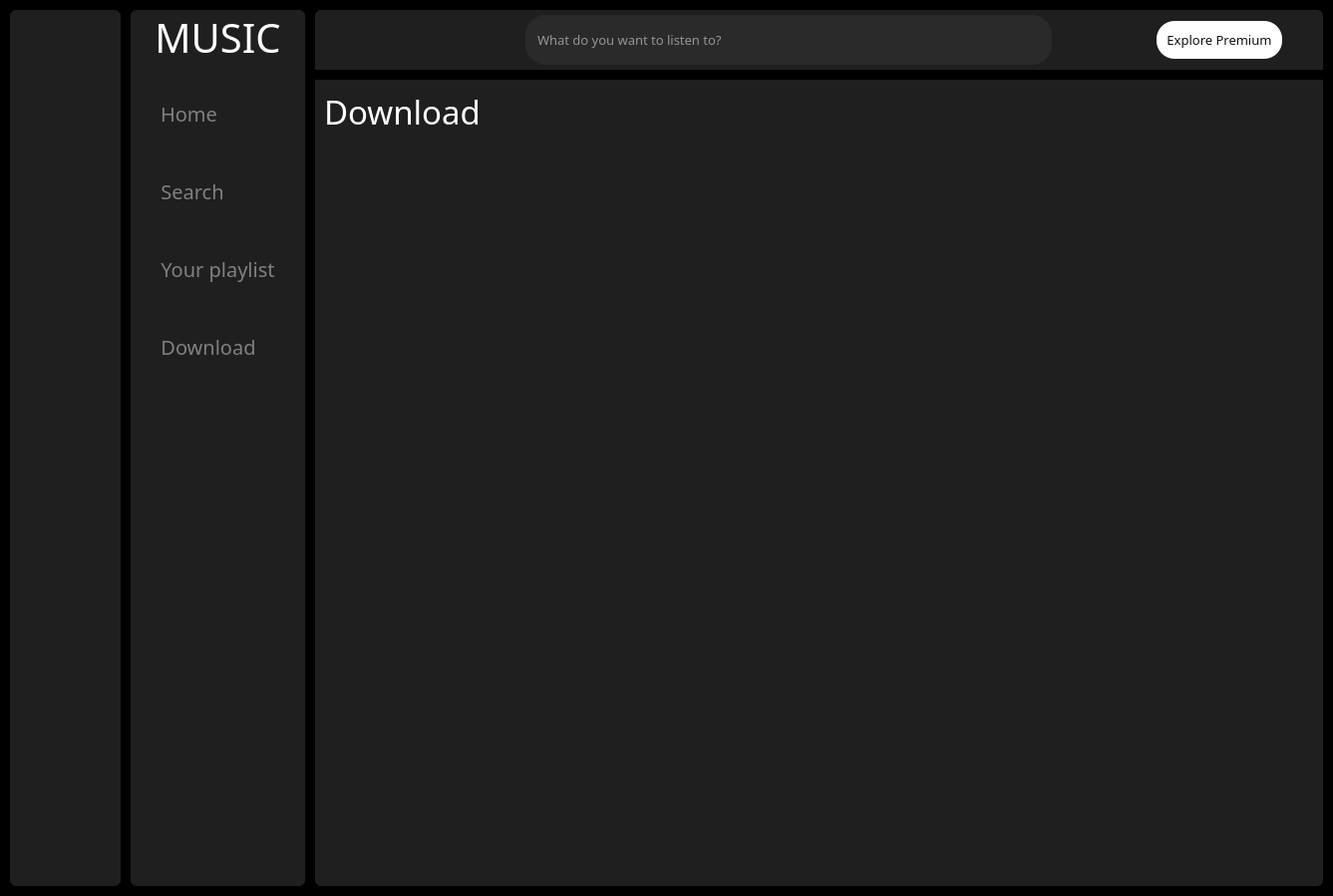
<?xml version="1.0" encoding="UTF-8"?>
<ui version="4.0">
 <class>MainWindow</class>
 <widget class="QMainWindow" name="MainWindow">
  <property name="geometry">
   <rect>
    <x>0</x>
    <y>0</y>
    <width>1337</width>
    <height>899</height>
   </rect>
  </property>
  <property name="font">
   <font>
    <family>Arial Rounded MT Bold</family>
    <pointsize>10</pointsize>
   </font>
  </property>
  <property name="windowTitle">
   <string>MainWindow</string>
  </property>
  <widget class="QWidget" name="centralwidget">
   <property name="font">
    <font>
     <family>MS Shell Dlg 2</family>
     <pointsize>14</pointsize>
    </font>
   </property>
   <property name="styleSheet">
    <string notr="true">*{
border:none;
padding: 0px;
margin:0px;
color:#fff
}

#centralwidget{
background-color: black;
}

#icon_only_widget, #full_menu_widget, #main_widget{
background-color:#1f1f1f;
border-radius:6px
}

#icon_only_widget QPushButton {
border:none;
padding:10px 30px;
border-radius:10px
}

#icon_only_widget QPushButton:hover {
border-radius:0px;
background-color: rgba(236, 236, 236, 0.1);
}

#full_menu_widget QPushButton {
border:none;
padding:10px 30px;
border-radius:10px;
color: gray
}

#full_menu_widget QPushButton:hover {
border-radius:0px;
background-color: rgba(236, 236, 236, 0.1);
}

#full_menu_widget QPushButton:checked {
color:white;
}

#search_input{
border:none;
padding: 15px 10px;
border-radius: 20px;
background-color: #2A2A2A;
color:white;
}

#search_input:hover {
border: 1px solid gray
}

#search_input:focus {
border: 2px solid white
}

#explore_prem{
background-color:white;
border-radius: 18px;
padding:10px;
color:#121212;
}

#explore_prem:hover{
background-color:#121212;
color:white
}

#add_music_btn {
border: 1px solid white;
border_radius: 6px;
padding:10px 8px
}

#add_music_btn:hover {
background-color:white;
color:black
}

#create_playlist_btn {
background-color:white;
padding: 10px 20px;
border-radius: 20px;
color:#121212;
}

#free_song_list, #premium_song_list, #search_list{
background-color: #1f1f1f;
selection-background-color: rgba(255,255,255,100);;
selection-color: rgb(66, 66, 66);
}

#widget QPushButton{
border-radius: 6px;
margin: 0 10px
}

#widget QPushButton:hover{
background-color: rgba(255,255,255,100)
}

#widget QPushButton:checked{
background-color: rgba(255,255,255,100);
}

#stacked_widget {
border-top:10px solid black;
}

.QListWidget{
padding:10px;
font: 10pt &quot;Arial Rounded MT Bold&quot;;
}

.QListWidget:Item {
padding:5px;
margin:10px 
}</string>
   </property>
   <layout class="QGridLayout" name="gridLayout">
    <property name="leftMargin">
     <number>10</number>
    </property>
    <property name="topMargin">
     <number>10</number>
    </property>
    <property name="rightMargin">
     <number>10</number>
    </property>
    <property name="bottomMargin">
     <number>10</number>
    </property>
    <property name="spacing">
     <number>10</number>
    </property>
    <item row="0" column="0">
     <widget class="QWidget" name="icon_only_widget" native="true">
      <layout class="QVBoxLayout" name="verticalLayout_3">
       <property name="spacing">
        <number>0</number>
       </property>
       <property name="leftMargin">
        <number>0</number>
       </property>
       <property name="topMargin">
        <number>0</number>
       </property>
       <property name="rightMargin">
        <number>0</number>
       </property>
       <property name="bottomMargin">
        <number>0</number>
       </property>
       <item>
        <layout class="QHBoxLayout" name="logo_layout">
         <property name="spacing">
          <number>0</number>
         </property>
         <property name="bottomMargin">
          <number>0</number>
         </property>
         <item alignment="Qt::AlignVCenter">
          <widget class="QLabel" name="label">
           <property name="minimumSize">
            <size>
             <width>0</width>
             <height>0</height>
            </size>
           </property>
           <property name="maximumSize">
            <size>
             <width>60</width>
             <height>60</height>
            </size>
           </property>
           <property name="font">
            <font>
             <family>Arial Rounded MT Bold</family>
             <pointsize>5</pointsize>
            </font>
           </property>
           <property name="text">
            <string/>
           </property>
           <property name="pixmap">
            <pixmap>resources3.qrc/icons8-music-50.png</pixmap>
           </property>
           <property name="scaledContents">
            <bool>true</bool>
           </property>
           <property name="alignment">
            <set>Qt::AlignCenter</set>
           </property>
           <property name="margin">
            <number>10</number>
           </property>
          </widget>
         </item>
        </layout>
       </item>
       <item>
        <layout class="QVBoxLayout" name="verticalLayout">
         <property name="spacing">
          <number>30</number>
         </property>
         <property name="leftMargin">
          <number>0</number>
         </property>
         <property name="topMargin">
          <number>20</number>
         </property>
         <property name="rightMargin">
          <number>0</number>
         </property>
         <property name="bottomMargin">
          <number>0</number>
         </property>
         <item>
          <widget class="QPushButton" name="home_btn">
           <property name="text">
            <string/>
           </property>
           <property name="icon">
            <iconset>
             <normaloff>resources3.qrc/House.svg</normaloff>resources3.qrc/House.svg</iconset>
           </property>
           <property name="iconSize">
            <size>
             <width>40</width>
             <height>40</height>
            </size>
           </property>
           <property name="checkable">
            <bool>true</bool>
           </property>
           <property name="autoExclusive">
            <bool>true</bool>
           </property>
          </widget>
         </item>
         <item>
          <widget class="QPushButton" name="search_btn">
           <property name="text">
            <string/>
           </property>
           <property name="icon">
            <iconset>
             <normaloff>resources3.qrc/icons8-search-50.png</normaloff>resources3.qrc/icons8-search-50.png</iconset>
           </property>
           <property name="iconSize">
            <size>
             <width>40</width>
             <height>40</height>
            </size>
           </property>
           <property name="checkable">
            <bool>true</bool>
           </property>
           <property name="autoExclusive">
            <bool>true</bool>
           </property>
          </widget>
         </item>
         <item>
          <widget class="QPushButton" name="library_btn">
           <property name="text">
            <string/>
           </property>
           <property name="icon">
            <iconset>
             <normaloff>resources3.qrc/Playlist.svg</normaloff>resources3.qrc/Playlist.svg</iconset>
           </property>
           <property name="iconSize">
            <size>
             <width>40</width>
             <height>40</height>
            </size>
           </property>
           <property name="checkable">
            <bool>true</bool>
           </property>
           <property name="autoExclusive">
            <bool>true</bool>
           </property>
          </widget>
         </item>
         <item>
          <widget class="QPushButton" name="pushButton_3">
           <property name="text">
            <string/>
           </property>
           <property name="icon">
            <iconset>
             <normaloff>resources3.qrc/download.png</normaloff>resources3.qrc/download.png</iconset>
           </property>
           <property name="iconSize">
            <size>
             <width>40</width>
             <height>40</height>
            </size>
           </property>
          </widget>
         </item>
        </layout>
       </item>
       <item>
        <spacer name="verticalSpacer">
         <property name="orientation">
          <enum>Qt::Vertical</enum>
         </property>
         <property name="sizeHint" stdset="0">
          <size>
           <width>20</width>
           <height>522</height>
          </size>
         </property>
        </spacer>
       </item>
      </layout>
     </widget>
    </item>
    <item row="0" column="1">
     <widget class="QWidget" name="full_menu_widget" native="true">
      <layout class="QVBoxLayout" name="verticalLayout_4">
       <property name="spacing">
        <number>5</number>
       </property>
       <property name="leftMargin">
        <number>0</number>
       </property>
       <property name="topMargin">
        <number>0</number>
       </property>
       <property name="rightMargin">
        <number>0</number>
       </property>
       <property name="bottomMargin">
        <number>0</number>
       </property>
       <item>
        <widget class="QLabel" name="label_3">
         <property name="font">
          <font>
           <family>Arial Rounded MT Bold</family>
           <pointsize>30</pointsize>
          </font>
         </property>
         <property name="text">
          <string>MUSIC</string>
         </property>
         <property name="alignment">
          <set>Qt::AlignCenter</set>
         </property>
         <property name="margin">
          <number>0</number>
         </property>
        </widget>
       </item>
       <item>
        <layout class="QVBoxLayout" name="verticalLayout_2">
         <property name="spacing">
          <number>30</number>
         </property>
         <property name="leftMargin">
          <number>0</number>
         </property>
         <property name="topMargin">
          <number>20</number>
         </property>
         <property name="rightMargin">
          <number>0</number>
         </property>
         <property name="bottomMargin">
          <number>0</number>
         </property>
         <item alignment="Qt::AlignLeft">
          <widget class="QPushButton" name="home_btn_2">
           <property name="font">
            <font>
             <family>Arial Rounded MT Bold</family>
             <pointsize>15</pointsize>
            </font>
           </property>
           <property name="text">
            <string>Home</string>
           </property>
           <property name="icon">
            <iconset>
             <normaloff>resources3.qrc/House.svg</normaloff>resources3.qrc/House.svg</iconset>
           </property>
           <property name="iconSize">
            <size>
             <width>40</width>
             <height>40</height>
            </size>
           </property>
           <property name="checkable">
            <bool>true</bool>
           </property>
           <property name="autoExclusive">
            <bool>true</bool>
           </property>
          </widget>
         </item>
         <item alignment="Qt::AlignLeft">
          <widget class="QPushButton" name="search_btn_2">
           <property name="font">
            <font>
             <family>Arial Rounded MT Bold</family>
             <pointsize>15</pointsize>
            </font>
           </property>
           <property name="text">
            <string>Search</string>
           </property>
           <property name="icon">
            <iconset>
             <normaloff>resources3.qrc/icons8-search-50.png</normaloff>resources3.qrc/icons8-search-50.png</iconset>
           </property>
           <property name="iconSize">
            <size>
             <width>40</width>
             <height>40</height>
            </size>
           </property>
           <property name="checkable">
            <bool>true</bool>
           </property>
           <property name="autoExclusive">
            <bool>true</bool>
           </property>
          </widget>
         </item>
         <item>
          <widget class="QPushButton" name="library_btn_2">
           <property name="font">
            <font>
             <family>Arial Rounded MT Bold</family>
             <pointsize>15</pointsize>
            </font>
           </property>
           <property name="text">
            <string>Your playlist</string>
           </property>
           <property name="icon">
            <iconset>
             <normaloff>resources3.qrc/Playlist.svg</normaloff>resources3.qrc/Playlist.svg</iconset>
           </property>
           <property name="iconSize">
            <size>
             <width>40</width>
             <height>40</height>
            </size>
           </property>
           <property name="checkable">
            <bool>true</bool>
           </property>
           <property name="autoExclusive">
            <bool>true</bool>
           </property>
          </widget>
         </item>
         <item alignment="Qt::AlignLeft">
          <widget class="QPushButton" name="pushButton_4">
           <property name="font">
            <font>
             <family>Arial Rounded MT Bold</family>
             <pointsize>15</pointsize>
            </font>
           </property>
           <property name="text">
            <string>Download</string>
           </property>
           <property name="icon">
            <iconset>
             <normaloff>resources3.qrc/download.png</normaloff>resources3.qrc/download.png</iconset>
           </property>
           <property name="iconSize">
            <size>
             <width>40</width>
             <height>40</height>
            </size>
           </property>
          </widget>
         </item>
        </layout>
       </item>
       <item>
        <spacer name="verticalSpacer_2">
         <property name="orientation">
          <enum>Qt::Vertical</enum>
         </property>
         <property name="sizeType">
          <enum>QSizePolicy::Expanding</enum>
         </property>
         <property name="sizeHint" stdset="0">
          <size>
           <width>20</width>
           <height>511</height>
          </size>
         </property>
        </spacer>
       </item>
      </layout>
     </widget>
    </item>
    <item row="0" column="2">
     <widget class="QWidget" name="main_widget" native="true">
      <layout class="QVBoxLayout" name="verticalLayout_5">
       <property name="spacing">
        <number>0</number>
       </property>
       <property name="leftMargin">
        <number>0</number>
       </property>
       <property name="topMargin">
        <number>0</number>
       </property>
       <property name="rightMargin">
        <number>0</number>
       </property>
       <property name="bottomMargin">
        <number>0</number>
       </property>
       <item>
        <widget class="QWidget" name="header_page" native="true">
         <property name="minimumSize">
          <size>
           <width>0</width>
           <height>40</height>
          </size>
         </property>
         <layout class="QHBoxLayout" name="horizontalLayout_3">
          <property name="spacing">
           <number>5</number>
          </property>
          <property name="leftMargin">
           <number>5</number>
          </property>
          <property name="topMargin">
           <number>5</number>
          </property>
          <property name="rightMargin">
           <number>5</number>
          </property>
          <property name="bottomMargin">
           <number>5</number>
          </property>
          <item alignment="Qt::AlignLeft">
           <widget class="QPushButton" name="menu_btn">
            <property name="minimumSize">
             <size>
              <width>44</width>
              <height>40</height>
             </size>
            </property>
            <property name="text">
             <string/>
            </property>
            <property name="icon">
             <iconset>
              <normaloff>resources3.qrc/icons8-menu-50.png</normaloff>resources3.qrc/icons8-menu-50.png</iconset>
            </property>
            <property name="iconSize">
             <size>
              <width>40</width>
              <height>40</height>
             </size>
            </property>
            <property name="checkable">
             <bool>true</bool>
            </property>
           </widget>
          </item>
          <item>
           <spacer name="horizontalSpacer">
            <property name="orientation">
             <enum>Qt::Horizontal</enum>
            </property>
            <property name="sizeType">
             <enum>QSizePolicy::Fixed</enum>
            </property>
            <property name="sizeHint" stdset="0">
             <size>
              <width>150</width>
              <height>20</height>
             </size>
            </property>
           </spacer>
          </item>
          <item>
           <layout class="QHBoxLayout" name="search_box">
            <property name="spacing">
             <number>0</number>
            </property>
            <property name="rightMargin">
             <number>0</number>
            </property>
            <item>
             <widget class="QLineEdit" name="search_input">
              <property name="minimumSize">
               <size>
                <width>0</width>
                <height>0</height>
               </size>
              </property>
              <property name="font">
               <font>
                <family>Arial Rounded MT Bold</family>
                <pointsize>10</pointsize>
               </font>
              </property>
              <property name="placeholderText">
               <string>What do you want to listen to?</string>
              </property>
             </widget>
            </item>
           </layout>
          </item>
          <item>
           <spacer name="horizontalSpacer_2">
            <property name="orientation">
             <enum>Qt::Horizontal</enum>
            </property>
            <property name="sizeType">
             <enum>QSizePolicy::Fixed</enum>
            </property>
            <property name="sizeHint" stdset="0">
             <size>
              <width>100</width>
              <height>20</height>
             </size>
            </property>
           </spacer>
          </item>
          <item>
           <layout class="QHBoxLayout" name="horizontalLayout_2">
            <item>
             <widget class="QPushButton" name="explore_prem">
              <property name="font">
               <font>
                <family>Arial Rounded MT Bold</family>
                <pointsize>10</pointsize>
               </font>
              </property>
              <property name="text">
               <string>Explore Premium</string>
              </property>
             </widget>
            </item>
            <item alignment="Qt::AlignRight">
             <widget class="QPushButton" name="account_btn">
              <property name="font">
               <font>
                <family>Arial Rounded MT Bold</family>
                <pointsize>10</pointsize>
               </font>
              </property>
              <property name="text">
               <string/>
              </property>
              <property name="icon">
               <iconset>
                <normaloff>resources3.qrc/icons8-male-user-50.png</normaloff>resources3.qrc/icons8-male-user-50.png</iconset>
              </property>
              <property name="iconSize">
               <size>
                <width>40</width>
                <height>40</height>
               </size>
              </property>
             </widget>
            </item>
           </layout>
          </item>
         </layout>
        </widget>
       </item>
       <item>
        <widget class="QStackedWidget" name="stacked_widget">
         <property name="currentIndex">
          <number>3</number>
         </property>
         <widget class="QWidget" name="home_widget">
          <layout class="QVBoxLayout" name="verticalLayout_6">
           <item>
            <widget class="QWidget" name="music_list" native="true">
             <layout class="QVBoxLayout" name="verticalLayout_7">
              <property name="spacing">
               <number>0</number>
              </property>
              <property name="leftMargin">
               <number>0</number>
              </property>
              <property name="topMargin">
               <number>0</number>
              </property>
              <property name="rightMargin">
               <number>0</number>
              </property>
              <property name="bottomMargin">
               <number>0</number>
              </property>
              <item>
               <widget class="QListWidget" name="free_song_list"/>
              </item>
              <item alignment="Qt::AlignHCenter">
               <widget class="QPushButton" name="add_music_btn">
                <property name="font">
                 <font>
                  <family>Arial Rounded MT Bold</family>
                  <pointsize>13</pointsize>
                 </font>
                </property>
                <property name="text">
                 <string>Add music</string>
                </property>
               </widget>
              </item>
             </layout>
            </widget>
           </item>
           <item>
            <widget class="QWidget" name="music_btn" native="true">
             <layout class="QHBoxLayout" name="horizontalLayout_7">
              <property name="spacing">
               <number>0</number>
              </property>
              <property name="leftMargin">
               <number>0</number>
              </property>
              <property name="topMargin">
               <number>0</number>
              </property>
              <property name="rightMargin">
               <number>0</number>
              </property>
              <property name="bottomMargin">
               <number>0</number>
              </property>
              <item>
               <widget class="QWidget" name="widget_2" native="true">
                <layout class="QHBoxLayout" name="horizontalLayout_8">
                 <property name="spacing">
                  <number>0</number>
                 </property>
                 <property name="leftMargin">
                  <number>0</number>
                 </property>
                 <property name="topMargin">
                  <number>0</number>
                 </property>
                 <property name="rightMargin">
                  <number>0</number>
                 </property>
                 <property name="bottomMargin">
                  <number>0</number>
                 </property>
                </layout>
               </widget>
              </item>
              <item>
               <widget class="QWidget" name="widget" native="true">
                <layout class="QVBoxLayout" name="verticalLayout_9">
                 <property name="spacing">
                  <number>10</number>
                 </property>
                 <property name="leftMargin">
                  <number>0</number>
                 </property>
                 <property name="topMargin">
                  <number>0</number>
                 </property>
                 <property name="rightMargin">
                  <number>0</number>
                 </property>
                 <property name="bottomMargin">
                  <number>0</number>
                 </property>
                 <item>
                  <layout class="QHBoxLayout" name="horizontalLayout_6">
                   <property name="spacing">
                    <number>10</number>
                   </property>
                   <item>
                    <widget class="QPushButton" name="shuffle_btn">
                     <property name="text">
                      <string/>
                     </property>
                     <property name="icon">
                      <iconset>
                       <normaloff>resources3.qrc/random.png</normaloff>resources3.qrc/random.png</iconset>
                     </property>
                     <property name="iconSize">
                      <size>
                       <width>40</width>
                       <height>40</height>
                      </size>
                     </property>
                     <property name="checkable">
                      <bool>true</bool>
                     </property>
                    </widget>
                   </item>
                   <item>
                    <widget class="QPushButton" name="previous_btn">
                     <property name="text">
                      <string/>
                     </property>
                     <property name="icon">
                      <iconset>
                       <normaloff>resources3.qrc/back.png</normaloff>resources3.qrc/back.png</iconset>
                     </property>
                     <property name="iconSize">
                      <size>
                       <width>40</width>
                       <height>40</height>
                      </size>
                     </property>
                    </widget>
                   </item>
                   <item>
                    <widget class="QPushButton" name="pause_btn">
                     <property name="text">
                      <string/>
                     </property>
                     <property name="icon">
                      <iconset>
                       <normaloff>resources3.qrc/pause.png</normaloff>resources3.qrc/pause.png</iconset>
                     </property>
                     <property name="iconSize">
                      <size>
                       <width>40</width>
                       <height>40</height>
                      </size>
                     </property>
                     <property name="checkable">
                      <bool>false</bool>
                     </property>
                    </widget>
                   </item>
                   <item>
                    <widget class="QPushButton" name="play_btn">
                     <property name="text">
                      <string/>
                     </property>
                     <property name="icon">
                      <iconset>
                       <normaloff>resources3.qrc/play.png</normaloff>resources3.qrc/play.png</iconset>
                     </property>
                     <property name="iconSize">
                      <size>
                       <width>40</width>
                       <height>40</height>
                      </size>
                     </property>
                     <property name="checkable">
                      <bool>false</bool>
                     </property>
                    </widget>
                   </item>
                   <item>
                    <widget class="QPushButton" name="stop_btn">
                     <property name="text">
                      <string/>
                     </property>
                     <property name="icon">
                      <iconset>
                       <normaloff>resources3.qrc/stop.png</normaloff>resources3.qrc/stop.png</iconset>
                     </property>
                     <property name="iconSize">
                      <size>
                       <width>40</width>
                       <height>40</height>
                      </size>
                     </property>
                     <property name="checkable">
                      <bool>true</bool>
                     </property>
                    </widget>
                   </item>
                   <item>
                    <widget class="QPushButton" name="next_btn">
                     <property name="text">
                      <string/>
                     </property>
                     <property name="icon">
                      <iconset>
                       <normaloff>resources3.qrc/next.png</normaloff>resources3.qrc/next.png</iconset>
                     </property>
                     <property name="iconSize">
                      <size>
                       <width>40</width>
                       <height>40</height>
                      </size>
                     </property>
                    </widget>
                   </item>
                   <item>
                    <widget class="QPushButton" name="loop_btn">
                     <property name="text">
                      <string/>
                     </property>
                     <property name="icon">
                      <iconset>
                       <normaloff>resources3.qrc/shuffle.png</normaloff>resources3.qrc/shuffle.png</iconset>
                     </property>
                     <property name="iconSize">
                      <size>
                       <width>40</width>
                       <height>40</height>
                      </size>
                     </property>
                     <property name="checkable">
                      <bool>true</bool>
                     </property>
                    </widget>
                   </item>
                   <item>
                    <widget class="QPushButton" name="pushButton_2">
                     <property name="text">
                      <string/>
                     </property>
                     <property name="icon">
                      <iconset>
                       <normaloff>resources3.qrc/plus.png</normaloff>resources3.qrc/plus.png</iconset>
                     </property>
                     <property name="iconSize">
                      <size>
                       <width>40</width>
                       <height>40</height>
                      </size>
                     </property>
                    </widget>
                   </item>
                   <item>
                    <widget class="QPushButton" name="pushButton">
                     <property name="text">
                      <string/>
                     </property>
                     <property name="icon">
                      <iconset>
                       <normaloff>resources3.qrc/download.png</normaloff>resources3.qrc/download.png</iconset>
                     </property>
                     <property name="iconSize">
                      <size>
                       <width>40</width>
                       <height>40</height>
                      </size>
                     </property>
                    </widget>
                   </item>
                  </layout>
                 </item>
                 <item>
                  <layout class="QHBoxLayout" name="horizontalLayout_5">
                   <property name="leftMargin">
                    <number>10</number>
                   </property>
                   <property name="rightMargin">
                    <number>10</number>
                   </property>
                   <item>
                    <widget class="QLabel" name="start_time_label">
                     <property name="font">
                      <font>
                       <family>Arial Rounded MT Bold</family>
                       <pointsize>10</pointsize>
                      </font>
                     </property>
                     <property name="text">
                      <string>00:00</string>
                     </property>
                    </widget>
                   </item>
                   <item>
                    <widget class="QSlider" name="music_slider">
                     <property name="orientation">
                      <enum>Qt::Horizontal</enum>
                     </property>
                    </widget>
                   </item>
                   <item>
                    <widget class="QLabel" name="end_time_label">
                     <property name="font">
                      <font>
                       <family>Arial Rounded MT Bold</family>
                       <pointsize>10</pointsize>
                      </font>
                     </property>
                     <property name="text">
                      <string>00:00</string>
                     </property>
                    </widget>
                   </item>
                  </layout>
                 </item>
                </layout>
               </widget>
              </item>
              <item>
               <layout class="QHBoxLayout" name="horizontalLayout_4">
                <property name="leftMargin">
                 <number>0</number>
                </property>
                <item alignment="Qt::AlignRight">
                 <widget class="QLabel" name="label_4">
                  <property name="font">
                   <font>
                    <family>Arial Rounded MT Bold</family>
                    <pointsize>13</pointsize>
                   </font>
                  </property>
                  <property name="text">
                   <string/>
                  </property>
                 </widget>
                </item>
                <item>
                 <widget class="QToolButton" name="toolButton">
                  <property name="text">
                   <string>...</string>
                  </property>
                  <property name="icon">
                   <iconset>
                    <normaloff>resources3.qrc/volume_white.png</normaloff>resources3.qrc/volume_white.png</iconset>
                  </property>
                  <property name="iconSize">
                   <size>
                    <width>30</width>
                    <height>30</height>
                   </size>
                  </property>
                 </widget>
                </item>
                <item alignment="Qt::AlignRight">
                 <widget class="QSlider" name="volume_slider">
                  <property name="minimumSize">
                   <size>
                    <width>0</width>
                    <height>0</height>
                   </size>
                  </property>
                  <property name="orientation">
                   <enum>Qt::Horizontal</enum>
                  </property>
                 </widget>
                </item>
               </layout>
              </item>
             </layout>
            </widget>
           </item>
          </layout>
         </widget>
         <widget class="QWidget" name="playlist_widget">
          <layout class="QVBoxLayout" name="verticalLayout_8">
           <item alignment="Qt::AlignHCenter">
            <widget class="QPushButton" name="create_playlist_btn">
             <property name="minimumSize">
              <size>
               <width>0</width>
               <height>0</height>
              </size>
             </property>
             <property name="maximumSize">
              <size>
               <width>300</width>
               <height>16777215</height>
              </size>
             </property>
             <property name="font">
              <font>
               <family>Arial Rounded MT Bold</family>
               <pointsize>15</pointsize>
              </font>
             </property>
             <property name="text">
              <string>Create your playlist</string>
             </property>
            </widget>
           </item>
           <item>
            <widget class="QListWidget" name="listWidget"/>
           </item>
          </layout>
         </widget>
         <widget class="QWidget" name="search_widget">
          <layout class="QVBoxLayout" name="verticalLayout_10">
           <item>
            <widget class="QListWidget" name="search_list"/>
           </item>
          </layout>
         </widget>
         <widget class="QWidget" name="favorite_widget">
          <layout class="QVBoxLayout" name="verticalLayout_11">
           <item alignment="Qt::AlignTop">
            <widget class="QLabel" name="label_2">
             <property name="font">
              <font>
               <family>Arial Rounded MT Bold</family>
               <pointsize>25</pointsize>
              </font>
             </property>
             <property name="text">
              <string>Download</string>
             </property>
            </widget>
           </item>
          </layout>
         </widget>
        </widget>
       </item>
      </layout>
     </widget>
    </item>
   </layout>
  </widget>
 </widget>
 <resources/>
 <connections>
  <connection>
   <sender>menu_btn</sender>
   <signal>toggled(bool)</signal>
   <receiver>icon_only_widget</receiver>
   <slot>setVisible(bool)</slot>
   <hints>
    <hint type="sourcelabel">
     <x>438</x>
     <y>47</y>
    </hint>
    <hint type="destinationlabel">
     <x>23</x>
     <y>800</y>
    </hint>
   </hints>
  </connection>
  <connection>
   <sender>menu_btn</sender>
   <signal>toggled(bool)</signal>
   <receiver>full_menu_widget</receiver>
   <slot>setHidden(bool)</slot>
   <hints>
    <hint type="sourcelabel">
     <x>438</x>
     <y>46</y>
    </hint>
    <hint type="destinationlabel">
     <x>339</x>
     <y>412</y>
    </hint>
   </hints>
  </connection>
  <connection>
   <sender>home_btn</sender>
   <signal>toggled(bool)</signal>
   <receiver>home_btn_2</receiver>
   <slot>setChecked(bool)</slot>
   <hints>
    <hint type="sourcelabel">
     <x>59</x>
     <y>151</y>
    </hint>
    <hint type="destinationlabel">
     <x>301</x>
     <y>152</y>
    </hint>
   </hints>
  </connection>
  <connection>
   <sender>home_btn_2</sender>
   <signal>toggled(bool)</signal>
   <receiver>home_btn</receiver>
   <slot>setChecked(bool)</slot>
   <hints>
    <hint type="sourcelabel">
     <x>244</x>
     <y>152</y>
    </hint>
    <hint type="destinationlabel">
     <x>71</x>
     <y>103</y>
    </hint>
   </hints>
  </connection>
  <connection>
   <sender>library_btn</sender>
   <signal>toggled(bool)</signal>
   <receiver>library_btn_2</receiver>
   <slot>setChecked(bool)</slot>
   <hints>
    <hint type="sourcelabel">
     <x>92</x>
     <y>331</y>
    </hint>
    <hint type="destinationlabel">
     <x>380</x>
     <y>332</y>
    </hint>
   </hints>
  </connection>
  <connection>
   <sender>library_btn_2</sender>
   <signal>toggled(bool)</signal>
   <receiver>library_btn</receiver>
   <slot>setChecked(bool)</slot>
   <hints>
    <hint type="sourcelabel">
     <x>380</x>
     <y>332</y>
    </hint>
    <hint type="destinationlabel">
     <x>109</x>
     <y>331</y>
    </hint>
   </hints>
  </connection>
  <connection>
   <sender>search_btn</sender>
   <signal>toggled(bool)</signal>
   <receiver>search_btn_2</receiver>
   <slot>setChecked(bool)</slot>
   <hints>
    <hint type="sourcelabel">
     <x>114</x>
     <y>241</y>
    </hint>
    <hint type="destinationlabel">
     <x>317</x>
     <y>242</y>
    </hint>
   </hints>
  </connection>
  <connection>
   <sender>search_btn_2</sender>
   <signal>toggled(bool)</signal>
   <receiver>search_btn</receiver>
   <slot>setChecked(bool)</slot>
   <hints>
    <hint type="sourcelabel">
     <x>272</x>
     <y>242</y>
    </hint>
    <hint type="destinationlabel">
     <x>82</x>
     <y>241</y>
    </hint>
   </hints>
  </connection>
  <connection>
   <sender>pushButton_3</sender>
   <signal>toggled(bool)</signal>
   <receiver>pushButton_4</receiver>
   <slot>setChecked(bool)</slot>
   <hints>
    <hint type="sourcelabel">
     <x>99</x>
     <y>373</y>
    </hint>
    <hint type="destinationlabel">
     <x>151</x>
     <y>371</y>
    </hint>
   </hints>
  </connection>
  <connection>
   <sender>pushButton_4</sender>
   <signal>toggled(bool)</signal>
   <receiver>pushButton_3</receiver>
   <slot>setChecked(bool)</slot>
   <hints>
    <hint type="sourcelabel">
     <x>150</x>
     <y>407</y>
    </hint>
    <hint type="destinationlabel">
     <x>77</x>
     <y>404</y>
    </hint>
   </hints>
  </connection>
 </connections>
</ui>
